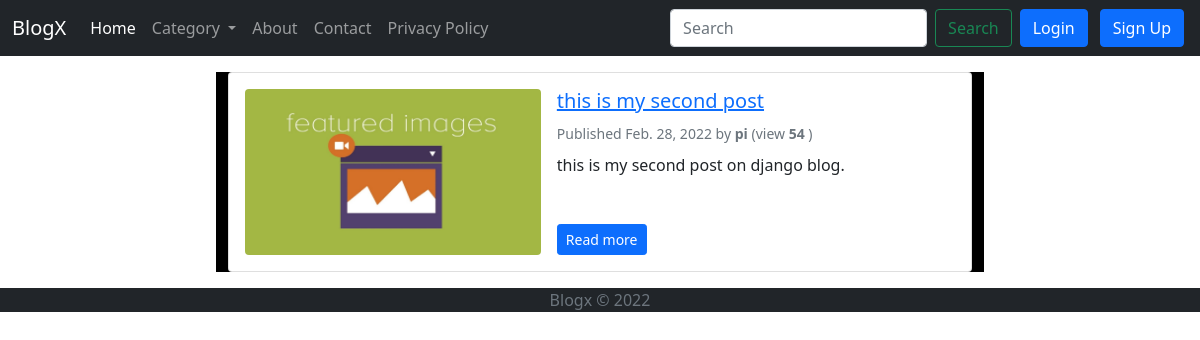
The app's page /?category=New with its own data.
### web/models.py (models this page shows, shortened)
class Post(models.Model):
    STATUS_CHOICES = (
    ('draft', 'Draft'),
    ('published', 'Published'),
    )
    title = models.CharField(max_length=250)
    slug = models.SlugField(max_length=250,unique=True)
    author = models.ForeignKey(User,on_delete=models.CASCADE)
    image = models.ImageField(upload_to='featured_image/%Y/%m/%d/',default='/media/featured_image/2022/02/28/fi.jpg',blank=True)
    category=models.ForeignKey(Categorie,on_delete=models.CASCADE,null=True,blank=True)
    views=models.IntegerField(default=0)
    body=RichTextUploadingField()
    tags = TaggableManager()
    publish = models.DateTimeField(default=timezone.now)
    created = models.DateTimeField(auto_now_add=True)
    updated = models.DateTimeField(auto_now=True)
    status = models.CharField(max_length=10,choices=STATUS_CHOICES,default='draft')
    class Meta:
        ordering = ('-publish',)
    objects = models.Manager() # The default manager.
    published = PublishedManager()
    def get_absolute_url(self):
        return reverse('blog:post_detail',args=[self.slug])

### web/views.py (the view)
# urls.py: path('',views.post_list,name="post_list"),
def post_list(request,tag_slug=None):
    category=request.GET.get('category')
    if category== None:
        posts = Post.published.all()
        paginator = Paginator(posts, 10) # 10 posts in each page
        page = request.GET.get('page')
        try:
           posts = paginator.page(page)
        except PageNotAnInteger:
           posts = paginator.page(1)
        except EmptyPage:
           posts = paginator.page(paginator.num_pages)
    else:
        posts = Post.objects.filter(category__name=category)
    categories=Categorie.objects.all()
    tag = None
    if tag_slug:
        posts = Post.published.all()
        tag = get_object_or_404(Tag, slug=tag_slug)
        posts = posts.filter(tags__in=[tag])
    return render(request,'post_list.html',{'posts':posts,'categories':categories,'tag':tag})

### templates/post_list.html (shortened to what this page needs)
{% extends 'base.html' %}
{% block content %}
{% for post in posts %}
<div class="card mb-3">
    <div class="card-body">
        <div class="row g-0">
            <div class="col-md-5">
                <div class="ratio ratio-16x9">
                    <img src="{{post.image.url}}" class="rounded img-fluid" alt="{{post.title}}">
                </div>
            </div>
            <div class="col-md-7 ps-md-3 pt-3 pt-md-0 d-flex flex-column">
                <h2 class="card-title h5">
                    <a href="{{ post.get_absolute_url }}">
                        {{ post.title }}
                    </a>
                </h2>
                <div class="text-muted">
                    <small>
                        Published {{ post.publish.date }} by <strong>{{ post.author }}</strong><span> (view <strong>
                                {{post.views}}</strong> )</span>
                    </small>
                </div>
                <p class="card-text mb-auto py-2">{{ post.body|safe|striptags|truncatechars:100 }}</p>
                <div>
                    <a href="{{ post.get_absolute_url }}" class="btn btn-primary btn-sm">Read more</a>
                </div>
            </div>
        </div>
    </div>
</div>
{% endfor %}
{% endblock content %}

### records on screen
Post: image (picture), title "this is my second post", publish "Feb. 28, 2022", author "pi", views "54", body "this is my second post on django blog."
